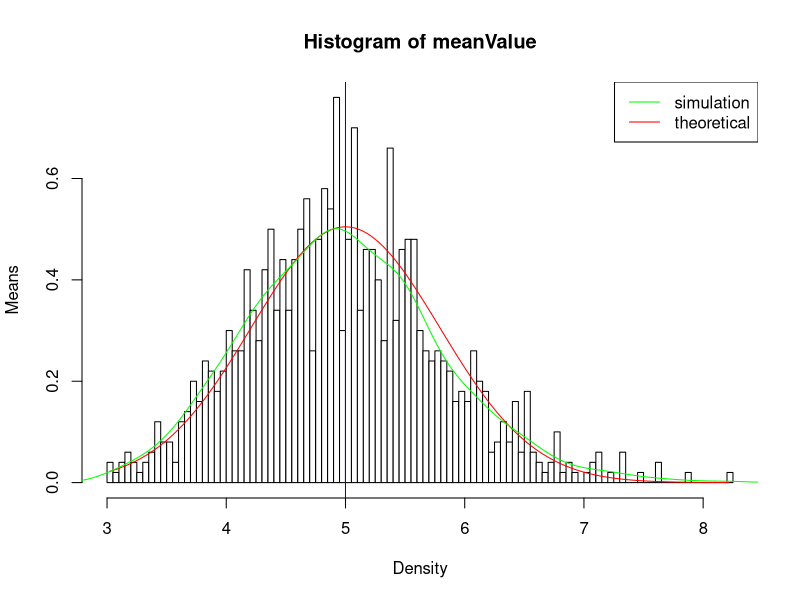
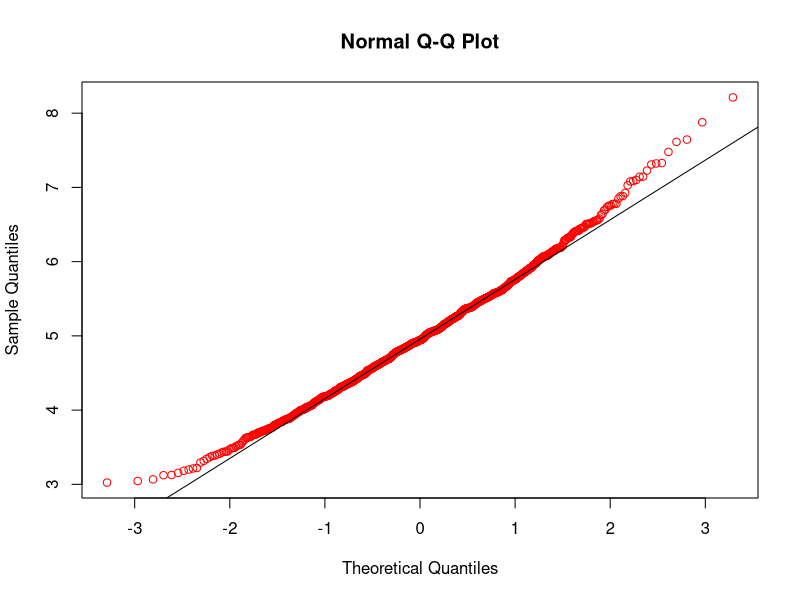
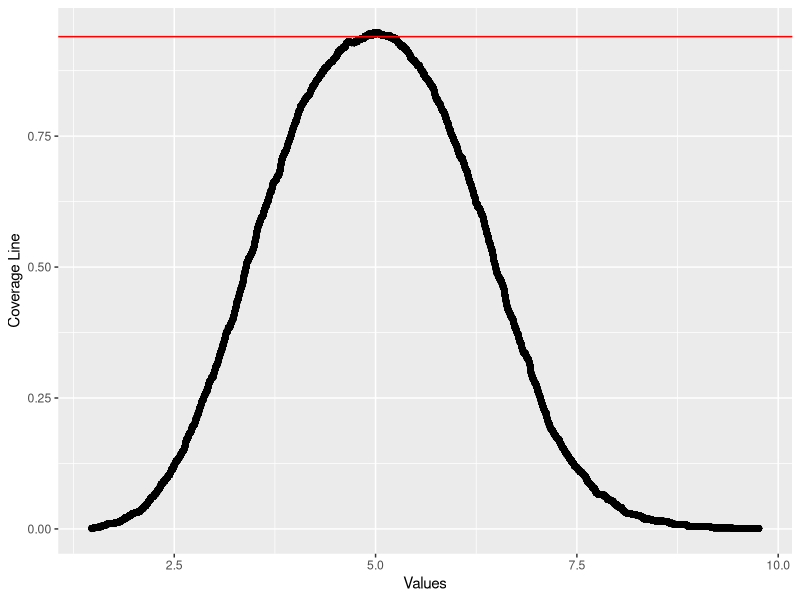

Generate these figures, in order, with R:
## ---- chunk 1
set.seed(1000)
lambda <- 0.2
simulations <- 1000
population <- 40
alpha <- 1/lambda
sdValue <- alpha/sqrt(population)

values <- rexp(simulations  * population, lambda)
meanValue <- mean(values)

myMatrix <- matrix(values, simulations, population)
meanValue <- rowMeans(myMatrix)


hist(meanValue, xlab = 'Density', ylab = 'Means', 
      breaks=100, prob = TRUE, col = 'white')

abline(v=alpha, col='blue')

xLine <- seq(min(meanValue), max(meanValue), length = 1000)
yLine <- dnorm(xLine, mean=alpha, sd=sdValue)
zLine <- density(meanValue)
lines(xLine, yLine, col='red')
lines(zLine, col = 'green')

legend('topright', 
	c('simulation', 'theoretical'), 
	col=c('green', 'red'),
	lty=c(1,1))

## ---- chunk 2
qqnorm(meanValue, col = 'red')
qqline(meanValue)
## ---- chunk 3
library(ggplot2)
upper <- meanValue +  1.96 * (sdValue)
lower <- meanValue -  1.96 * (sdValue)
lowerLower <- min(lower)
upperUpper <- max(upper)

xVal <- seq(lowerLower, upperUpper, by=0.0001)

xLine <- sapply(xVal, function(x) {
      mean(lower < x & upper > x)
})

## Code chunk continued 3 

qplot(xVal, xLine) + 
geom_hline(yintercept=0.94,col='red') +
xlab('Values') +
ylab('Coverage Line')
